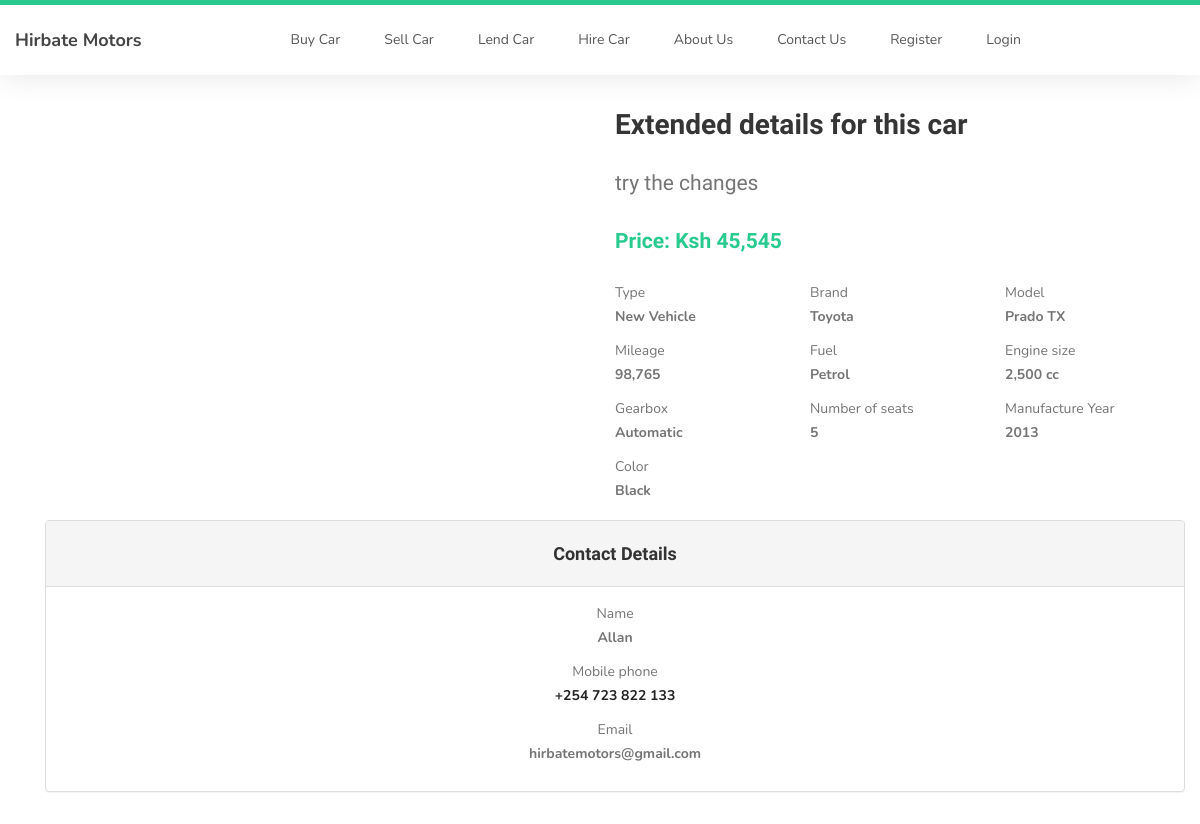
Page /car_details1/full_carSale_details on the committed database.
### car_dealer/models.py (models this page shows, shortened)
class Car(db.Model):
    id = db.Column(db.Integer, primary_key=True)
    condition = db.Column(db.String, nullable=False)
    gearbox = db.Column(db.String, nullable=False)
    color = db.Column(db.String, nullable=False)
    make = db.Column(db.String(50), nullable=False)
    mileage = db.Column(db.Integer, nullable=False)
    price = db.Column(db.Integer, nullable=False)
    model = db.Column(db.String(50), nullable=False)
    fuel = db.Column(db.String, nullable=False)
    seats = db.Column(db.Integer, nullable=False)
    mfg_year = db.Column(db.Integer, nullable=False)
    engine_size = db.Column(db.Integer, nullable=False)
    description = db.Column(db.Text, nullable=False)
    location = db.Column(db.String(30), nullable=False)
    is_approved = db.Column(db.Boolean, nullable=False, default=False)
    user_id = db.Column(db.Integer, db.ForeignKey('user.id'), nullable=False)
    photo_reference = db.relationship('SellPhotos', backref='Car', lazy=True)

class User(db.Model, UserMixin):
    id = db.Column(db.Integer, primary_key=True)
    username = db.Column(db.String(20), unique=True, nullable=False)
    email = db.Column(db.String(80), unique=True, nullable=False)
    password = db.Column(db.String(120), nullable=False)
    date_added = db.Column(db.DateTime, default=datetime.utcnow())
    is_admin = db.Column(db.Boolean, nullable=False, default=False)
    sale_reference = db.relationship('Car', backref='Owner', lazy=True)
    hire_reference = db.relationship('LendCar', backref='Owner', lazy=True)

### car_dealer/routes.py (the view)
@app.route('/car_details<int:car_id>/full_carSale_details')
def car_for_sale_details(car_id):
    user = User.query.filter_by(is_admin=True).first()
    car_for_sale = Car.query.get_or_404(car_id)
    main_photos = []
    extra_photos = []
    car_photo = SellPhotos.query.filter_by(car_id=car_for_sale.id).all()
    if not car_photo:
        photo = 'default.jpeg'
    else:
        main_photos = car_photo[0]
        extra_photos = car_photo[1:]
    return render_template('car_sale_details.html', title='Car Details', car_for_sale=car_for_sale,
                           user=user, main_photos=main_photos, extra_photos=extra_photos)

### car_dealer/templates/car_sale_details.html (shortened to what this page needs)
{% extends 'layout.html' %}
{% block content %}
     <section>
          <div class="container" style="margin-top: 10px">
               <div class="row">
                    <div class="col-md-6 col-xs-12">
                         {% if main_photos %}
                              <br>
                         {% else %}
                              <div>
                                   <img src="{{ url_for('static', filename='car_photos/' + 'default.jpeg') }}" alt="" class="img-responsive wc-image">
                              </div>
                         {% endif %}
                    </div>
                    <div class="col-md-6 col-xs-12">
                         <form action="#" method="post" class="form">
                              <h2>Extended details for this car</h2>
                              <p class="lead">{{ car_for_sale.description }}</p>
                              <p class="lead"><strong class="text-primary">Price: Ksh {{ "{:,.0f}".format(car_for_sale.price ) }}</strong></p>
                              <div class="row">
                                   <div class="col-md-4 col-sm-6">
                                        <p>
                                             <span>Type</span>
                                             <br>
                                             <strong>{{ car_for_sale.condition }} Vehicle</strong>
                                        </p>
                                   </div>
                                   <div class="col-md-4 col-sm-6">
                                        <p>
                                             <span>Brand</span>
                                             <br>
                                             <strong>{{ car_for_sale.make }}</strong>
                                        </p>
                                   </div>
                                   <div class="col-md-4 col-sm-6">
                                        <p>
                                             <span> Model</span>
                                             <br>
                                             <strong>{{ car_for_sale.model }}</strong>
                                        </p>
                                   </div>
                                   <div class="col-md-4 col-sm-6">
                                        <p>
                                             <span>Mileage</span>
                                             <br>
                                             <strong>{{ "{:,.0f}".format(car_for_sale.mileage ) }}</strong>
                                        </p>
                                   </div>
                                   <div class="col-md-4 col-sm-6">
                                        <p>
                                             <span>Fuel</span>
                                             <br>
                                             <strong>{{ car_for_sale.fuel }}</strong>
                                        </p>
                                   </div>
                                   <div class="col-md-4 col-sm-6">
                                        <p>
                                             <span>Engine size</span>
                                             <br>
                                             <strong>{{ "{:,.0f}".format(car_for_sale.engine_size ) }} cc</strong>
                                        </p>
                                   </div>
                                   <div class="col-md-4 col-sm-6">
                                        <p>
                                             <span>Gearbox</span>
                                             <br>
                                             <strong>{{ car_for_sale.gearbox }}</strong>
                                        </p>
                                   </div>
                                   <div class="col-md-4 col-sm-6">
                                        <p>
                                             <span>Number of seats</span>
                                             <br>
                                             <strong>{{ car_for_sale.seats }}</strong>
                                        </p>
                                   </div>
                                   <div class="col-md-4 col-sm-6">
                                        <p>
                                             <span>Manufacture Year</span>
                                             <br>
                                             <strong>{{ car_for_sale.mfg_year }}</strong>
                                        </p>
                                   </div>
                                   <div class="col-md-4 col-sm-6">
                                        <p>
                                             <span>Color</span>
                                             <br>
                                             <strong>{{ car_for_sale.color }}</strong>
                                        </p>
                                   </div>
                              </div>
                         </form>
                    </div>
               </div>
               <div class="row mt-4">
                    <div class="col-md-12">
                         <div class="container text-center">
                              <div class="panel panel-default">
                                   <div class="panel-heading">
                                        <h4>Contact Details</h4>
                                   </div>
                                   <div class="panel-body">
                                        <p>
                                             <span>Name</span>
                                             <br>
                                             <strong>{{user.username}}</strong>
                                        </p>
                                        <p>
                                             <span>Mobile phone</span>
                                             <br>
                                             <strong><a href="tel:456789123">+254 723 822 133</a></strong>
                                        </p>
                                        <p>
                                             <span>Email</span>
                                             <br>
                                             <strong>{{ user.email }}</a></strong>
                                        </p>
                                   </div>
                              </div>
                         </div>
                    </div>
               </div>
          </div>
     </section>
{% endblock content %}

### car_dealer/static/css/style.css (style rules this page uses)
body { background: #ffffff; font-family: 'Nunito', sans-serif; overflow-x: hidden; padding-top: 10px; }
h1,h2,h3,h4,h5,h6 { font-family: 'Muli', sans-serif; font-weight: bold; line-height: inherit; }
h2 { color: #353535; font-size: 2em; padding-bottom: 10px; }
p { color: #757575; font-size: 14px; font-weight: normal; line-height: 24px; }
html { -webkit-font-smoothing: antialiased; }
a { color: #252525; -webkit-transition: 0.5s; transition: 0.5s; text-decoration: none !important; }
a, input, button, .form-control { -webkit-transition: 0.5s; transition: 0.5s; }
section { position: relative; padding: 5px 0; }
.text-primary { color: #29ca8e; }
.lead { font-family: "Muli"; font-weight: 300; line-height: 1.8; }
section, .section-background .item, .section-background .courses-thumb, .section-background .team-thumb, main > section:nth-child(even) .item, main > section:nth-child(even) .courses-thumb, main > section:nth-child(even) .team-thumb, main > section { background: #fff; }
.col-md-12 { margin-top: 0.7rem; margin-bottom: 0.7rem; }

### rows in the picture
Car: description "try the changes", price "45,545", condition "New", make "Toyota", model "Prado TX", mileage "98,765", fuel "Petrol", engine_size "2,500", gearbox "Automatic", seats "5", mfg_year "2013", color "Black"
User: username "Allan", email "hirbatemotors@gmail.com"
